Frame 1 (no input): blank canvas, image omitted
Frame 60 (the mouse pressed at the canvas centre just before this capture): blank canvas, image omitted
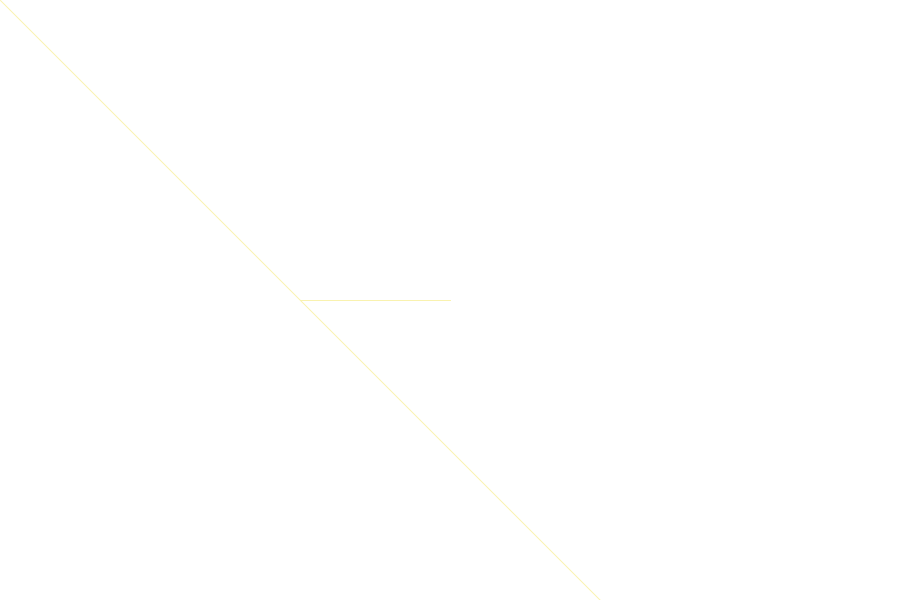
Frame 120 (the mouse held since frame 60 and released just before this capture)

The Processing sketch whose frames 1 and 60 were blank and that drew this single picture after the mouse press (run headless with seeded random() and noise(); from frame 60 on, the mouse is pressed at the canvas centre):

// Processing sketch: processing_2448
// ── processing_2448.pde

/*
squares & Lines of sun
Magali Jaume
June,2009
magali@magalijaume.com

*/


boolean isDrawing=false;

void setup(){
  
  size(900,600);
  background(255);
  smooth();
};

void draw() {
  if (isDrawing){
    variableRect (mouseX, mouseY,pmouseX,pmouseY);{
  
    
    variableLine (mouseX, mouseY,pmouseX,pmouseY);
   
  }
  }
};

void variableRect( int x, int y, int px, int py) { 
  float speed=abs(x-px) + abs(y-py);
    noStroke();
    rect(x,y,speed,speed);
    fill(random(255),random(255),random(255),50);
};

void variableLine( int x, int y, int px, int py) { 
  float speed=abs(y-px) + abs(x-py);
    stroke(249,242,175);
    line(pmouseX,pmouseY, speed,speed);
  
};

void mousePressed(){
  isDrawing = !isDrawing;
};
